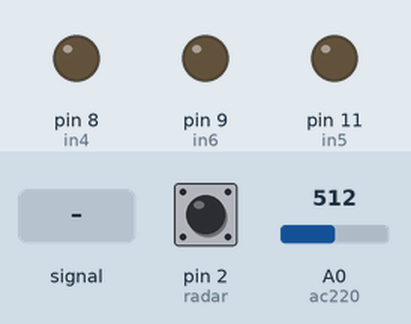
This sketch was run on a simulated Arduino Uno, built with avr-gcc and run on an emulated ATmega328P. Parts: output pins drawn as LEDs (lit = HIGH). Inputs (shaded band) come from the test bench; at power-on: pin 2 (radar) HIGH, A0 (ac220) = 512.

Above: at 2.2 s.
2.3 s: A0 (ac220) fed a 200 Hz sine of ±81 counts around its level
At 3.5 s:
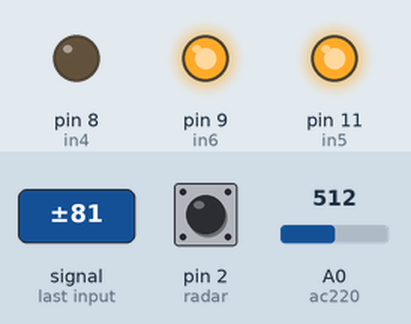
3.8 s: pin 2 (radar) pulled LOW for 0.15 s
At 4.5 s:
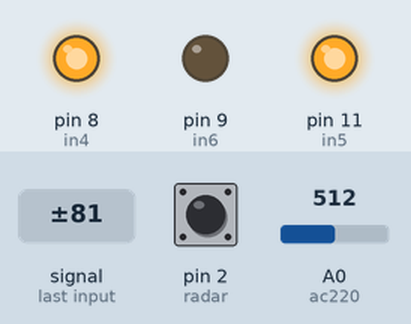
Timing chart, 0 to 6.8 s (numbered marks = the images above; inputs shaded):
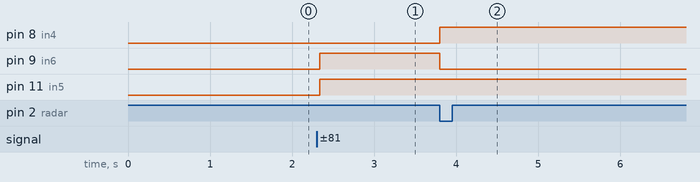

Measured:
- after the input at 2.3 s, pin 9 (in6), pin 11 (in5): LOW → HIGH at once
- after the input at 3.8 s, pin 8 (in4): LOW → HIGH at once; pin 9 (in6): HIGH → LOW at once

The sketch:

WWTP.ino
```cpp
#include "EEPROM.h"

const byte radar = 2;
const int ac220 = A0;
const byte in6 = 9;   //filling tank pump
const byte in5 = 11;  //dosing pump
const byte in4 = 8;   //transfer pump
int delay1, delay2;
long timenow;
bool acpresent;
String state;

void setup() {
  Serial.begin(9600);
  pinMode(radar, INPUT_PULLUP);
  pinMode(in6, OUTPUT);
  pinMode(in5, OUTPUT);
  pinMode(in4, OUTPUT);
  digitalWrite(in4, LOW);
  digitalWrite(in5, LOW);
  digitalWrite(in6, LOW);
  delay(1000);
  delay1 = EEPROM.read(0);
  delay2 = EEPROM.read(1);
  state = "waiting";
}
void loop() {
  if (Serial.available() > 0) {
    String data = Serial.readStringUntil('\n');
    int commaIndex = data.indexOf(',');
    if (commaIndex > 0) {
      String firstValue = data.substring(0, commaIndex);
      String secondValue = data.substring(commaIndex + 1);
      delay1 = firstValue.toInt();
      EEPROM.write(0, delay1);
      delay2 = secondValue.toInt();
      EEPROM.write(1, delay2);
    } else {
      if (data == "download") {
        Serial.print(EEPROM.read(0));
        Serial.print(",");
        Serial.println(EEPROM.read(1));
      } else
        Serial.println("ERROR");
    }
  }

  if (state == "waiting") {
    float voltage;
    float sumvoltage = 0;
    for (int i = 0; i < 500; i++) {
      voltage = abs(analogRead(ac220) - 512);
      sumvoltage = sumvoltage + voltage * voltage;
    }
    sumvoltage = sumvoltage / 500;
    if (sumvoltage > 500) {
      digitalWrite(in6, HIGH);  //start fill tank
      digitalWrite(in5, HIGH);  //start dosing pac
      state = "filling";
    }
  }
  if (digitalRead(radar) == LOW && state == "filling") {  //Tank full
    bool validasi = true;
    for (int i = 0; i < 200; i++) {
      if (digitalRead(radar) == HIGH) {
        validasi = false;
        break;
      }
    }
    if (validasi == true) {
      digitalWrite(in6, LOW);   //stop fill tank
      digitalWrite(in4, HIGH);  //start transfer 400
      timenow = millis();
      state = "transfer";
    }
  }
  if (millis() - timenow > 200000 && state == "transfer") {
    digitalWrite(in4, LOW);  //stop transfer 400
    digitalWrite(in5, LOW);  //stop dosing pac
    state = "waiting";
  }
}
```
